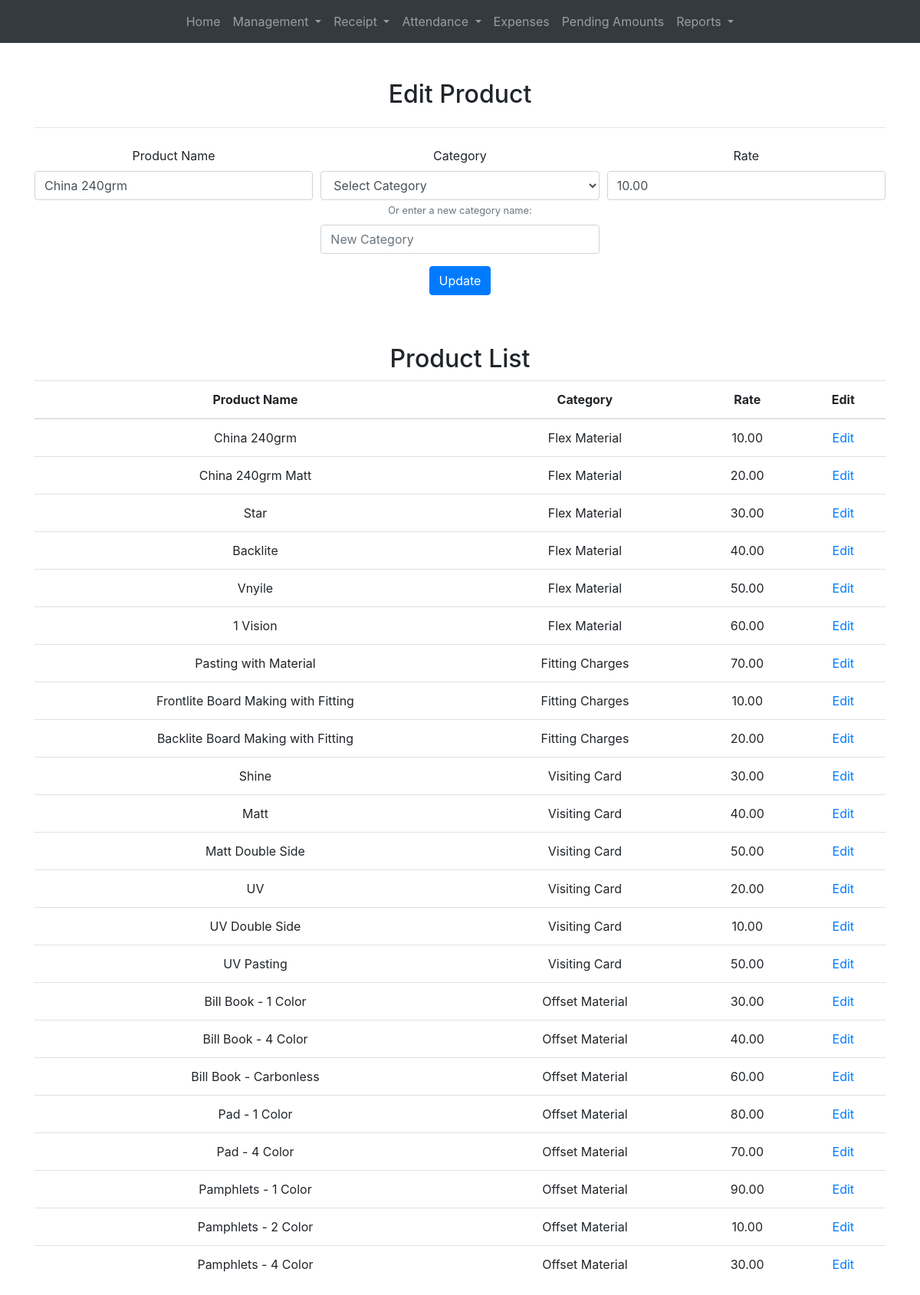
/prod.php?id=1, run on the app's committed database.
### tables this page shows
CREATE TABLE IF NOT EXISTS product (
    id INT AUTO_INCREMENT PRIMARY KEY,
    name VARCHAR(255) NOT NULL,
    category VARCHAR(255) NOT NULL,
    rate DECIMAL(10, 2)
);

### prod.php (the view, shortened to what this page needs)
<?php include 'includes/header.php'; ?>
<?php
$product = null;
if (isset($_GET['id'])) {
    $productId = $_GET['id'];
    include 'includes/db_connection.php';
    $sql = "SELECT * FROM product WHERE id = ?";
    if ($stmt = $conn->prepare($sql)) {
        $stmt->bind_param("i", $productId);
        $stmt->execute();
        $result = $stmt->get_result();
        $product = $result->fetch_assoc();
    } else {
    }
}
?>
<!DOCTYPE html>
<html lang="en">
<head>
    <link rel="stylesheet" href="https://stackpath.bootstrapcdn.com/bootstrap/4.5.2/css/bootstrap.min.css">
</head>
<body>
    <br>
    <div class="container mt-4 text-center">
        <h2><?php echo isset($product) ? 'Edit Product' : 'Add Product'; ?></h2>
        <hr class="my-4">
        <form action="<?php echo isset($product) ? 'includes/update_product.php' : 'includes/create_product.php'; ?>" method="post">
            <div class="form-row">
                <div class="col-md-4 mb-3">
                    <label for="name">Product Name</label>
                    <input type="text" class="form-control" id="name" name="name" value="<?php echo isset($product) ? $product['name'] : ''; ?>" required>
                </div>
                <div class="col-md-4 mb-3">
                    <label for="category">Category</label>
                    <select class="form-control" id="category" name="category">
                        <option value="" disabled selected>Select Category</option>
                    </select>
                    <small class="text-muted">Or enter a new category name:</small>
                    <input type="text" class="form-control mt-2" id="new_category" name="new_category" value="" placeholder="New Category">
                </div>
                <div class="col-md-4 mb-3">
                    <label for="rate">Rate</label>
                    <input type="number" step="0.01" class="form-control" id="rate" name="rate" value="<?php echo isset($product) ? $product['rate'] : ''; ?>" required>
                </div>
            </div>
            <div class="form-group text-center">
                <button type="submit" class="btn btn-primary"><?php echo isset($product) ? 'Update' : 'Create'; ?></button>
            </div>
        </form>
    </div><br>
<div class="container mt-4 text-center">
    <h2>Product List</h2>
    <table class="table">
        <thead>
            <tr>
                <th>Product Name</th>
                <th>Category</th>
                <th>Rate</th>
                <th>Edit</th>
            </tr>
        </thead>
        <tbody>
            <?php
            include 'includes/db_connection.php';
            $sql = "SELECT * FROM product";
            $result = $conn->query($sql);
            if ($result->num_rows > 0) {
                while ($row = $result->fetch_assoc()) {
                    echo '<tr>';
                    echo '<td>' . $row['name'] . '</td>';
                    echo '<td>' . $row['category'] . '</td>';
                    echo '<td>' . $row['rate'] . '</td>';
                    echo '<td><a href="prod.php?id=' . $row['id'] . '">Edit</a></td>';
                    echo '</tr>';
                }
            } else {
                echo '<tr><td colspan="5">No products found</td></tr>';
            }
            ?>
        </tbody>
    </table>
</div>
</body>
</html>
<?php include 'includes/footer.php'; ?>

### data on the page
product: name "China 240grm", rate "10.00", category "Flex Material"
product: name "China 240grm Matt", category "Flex Material", rate "20.00"
product: name "Star", category "Flex Material", rate "30.00"
product: name "Backlite", category "Flex Material", rate "40.00"
product: name "Vnyile", category "Flex Material", rate "50.00"
product: name "1 Vision", category "Flex Material", rate "60.00"
product: name "Pasting with Material", category "Fitting Charges", rate "70.00"
product: name "Frontlite Board Making with Fitting", category "Fitting Charges", rate "10.00"
product: name "Backlite Board Making with Fitting", category "Fitting Charges", rate "20.00"
product: name "Shine", category "Visiting Card", rate "30.00"
product: name "Matt", category "Visiting Card", rate "40.00"
product: name "Matt Double Side", category "Visiting Card", rate "50.00"
product: name "UV", category "Visiting Card", rate "20.00"
product: name "UV Double Side", category "Visiting Card", rate "10.00"
product: name "UV Pasting", category "Visiting Card", rate "50.00"
product: name "Bill Book - 1 Color", category "Offset Material", rate "30.00"
product: name "Bill Book - 4 Color", category "Offset Material", rate "40.00"
product: name "Bill Book - Carbonless", category "Offset Material", rate "60.00"
product: name "Pad - 1 Color", category "Offset Material", rate "80.00"
product: name "Pad - 4 Color", category "Offset Material", rate "70.00"
product: name "Pamphlets - 1 Color", category "Offset Material", rate "90.00"
product: name "Pamphlets - 2 Color", category "Offset Material", rate "10.00"
product: name "Pamphlets - 4 Color", category "Offset Material", rate "30.00"
